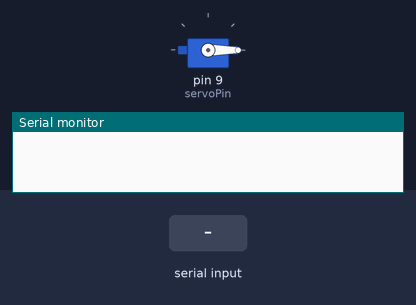
This sketch was run on a simulated Arduino Uno, built with avr-gcc and run on an emulated ATmega328P. On the bench: servo, the last lines printed to the serial monitor. The test bench sets the inputs (shaded band).

Above: at 1.2 s.
1.3 s: "START\n" received over Serial
2.8 s: "MOVE\n" received over Serial
At 3.7 s:
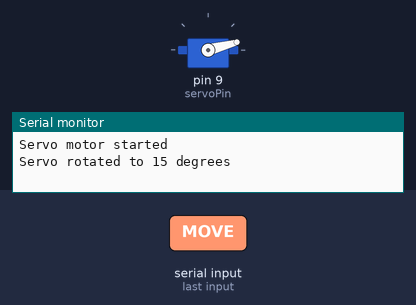
4.3 s: "MOVE\n" received over Serial
At 4.8 s:
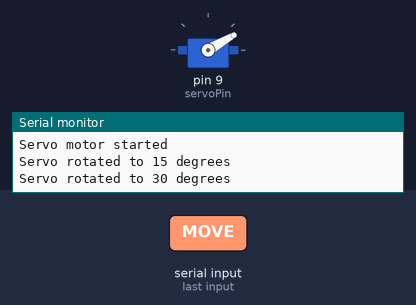
Timing chart, 0 to 7.3 s (numbered marks = the images above; inputs shaded):
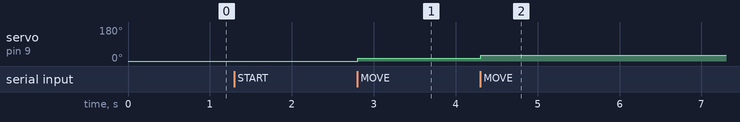

Measured:
- after the input at 2.8 s, servo on pin 9 (servoPin): 0° → 15° at once
- after the input at 4.3 s, servo on pin 9 (servoPin): 15° → 30° at once

The sketch:

Servo.ino
```cpp
#include <Servo.h>

Servo myservo;
int servoPin = 9; // 서보 모터 연결 핀 PWM 핀에 꽃힌 번호
int angle = 0; // 현재 각도
bool isRunning = false; // 동작 여부를 나타내는 플래그

void setup() {
  myservo.attach(servoPin);
  Serial.begin(9600); // BaudRate = 9600
  myservo.write(0); // 초기 위치를 0도로 설정
}

void loop() {
  if (Serial.available() > 0) {
    String command = Serial.readStringUntil('\n');
    command.trim();

    if (command == "START") {
      isRunning = true;
      Serial.println("Servo motor started");
    } else if (command == "STOP") {
      isRunning = false;
      Serial.println("Servo motor stopped");
    } else if (command == "MOVE") {
      if (isRunning) {
        angle += 15; // 15도씩 증가
        if (angle > 180) {
          angle = 0; // 180도를 초과하면 0도로 초기화
        }
        myservo.write(angle);
        Serial.print("Servo rotated to ");
        Serial.print(angle);
        Serial.println(" degrees");
      }
    }
  }
}
```
